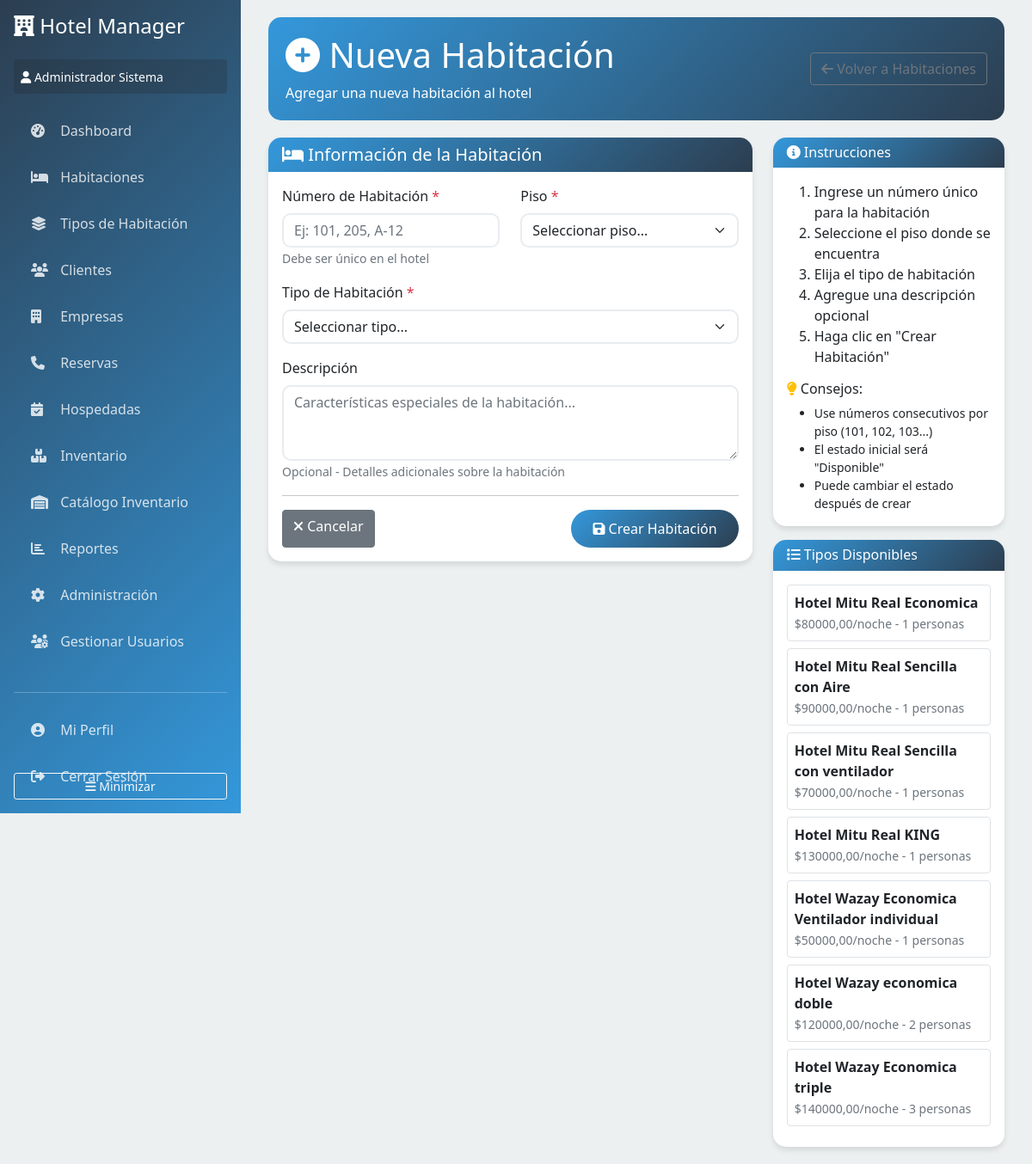
The page /habitaciones/crear/ (signed in) on the database its author committed.
### hotel/models.py (models this page shows, shortened)
class TipoHabitacion(models.Model):
    nombre = models.CharField(max_length=50, verbose_name="Tipo de Habitación")
    precio_por_noche = models.DecimalField(
        max_digits=10,
        decimal_places=2,
        validators=[MinValueValidator(Decimal('0.01'))],
        verbose_name="Precio por Noche"
    )
    descripcion = models.TextField(blank=True, verbose_name="Descripción")
    capacidad_personas = models.PositiveIntegerField(default=1, verbose_name="Capacidad de Personas")
    class Meta:
        verbose_name = "Tipo de Habitación"
        verbose_name_plural = "Tipos de Habitación"

### hotel/views.py (the view, shortened to what this page needs)
# urls.py: path('habitaciones/crear/', views.habitacion_create, name='habitacion_create'),
def habitacion_create(request):
    context = {
        'tipos_habitacion': TipoHabitacion.objects.all(),
        'pisos_disponibles': range(1, 11),  # Pisos del 1 al 10
    }
    return render(request, 'hotel/habitacion_create.html', context)

### templates/hotel/habitacion_create.html (shortened to what this page needs)
{% extends 'base.html' %}
{% block content %}
<div class="page-header d-flex justify-content-between align-items-center">
    <div>
        <h1><i class="fas fa-plus-circle"></i> Nueva Habitación</h1>
        <p class="mb-0">Agregar una nueva habitación al hotel</p>
    </div>
    <div>
        <a href="{% url 'hotel:habitaciones' %}" class="btn btn-outline-secondary">
            <i class="fas fa-arrow-left"></i> Volver a Habitaciones
        </a>
    </div>
</div>
<div class="row">
    <div class="col-md-8">
        <div class="card">
            <div class="card-header">
                <h5 class="mb-0"><i class="fas fa-bed"></i> Información de la Habitación</h5>
            </div>
            <div class="card-body">
                <form method="post">
                    <div class="row">
                        <div class="col-md-6 mb-3">
                            <label for="numero" class="form-label">Número de Habitación <span class="text-danger">*</span></label>
                            <input type="text" name="numero" id="numero" class="form-control"
                                   placeholder="Ej: 101, 205, A-12" required>
                            <small class="text-muted">Debe ser único en el hotel</small>
                        </div>
                        <div class="col-md-6 mb-3">
                            <label for="piso" class="form-label">Piso <span class="text-danger">*</span></label>
                            <select name="piso" id="piso" class="form-select" required>
                                <option value="">Seleccionar piso...</option>
                            </select>
                        </div>
                    </div>
                    <div class="mb-3">
                        <label for="tipo_id" class="form-label">Tipo de Habitación <span class="text-danger">*</span></label>
                        <select name="tipo_id" id="tipo_id" class="form-select" required onchange="actualizarInfoTipo()">
                            <option value="">Seleccionar tipo...</option>
                        </select>
                    </div>
                    <div class="mb-3">
                        <label for="descripcion" class="form-label">Descripción</label>
                        <textarea name="descripcion" id="descripcion" class="form-control" rows="3"
                                  placeholder="Características especiales de la habitación..."></textarea>
                        <small class="text-muted">Opcional - Detalles adicionales sobre la habitación</small>
                    </div>
                    <hr>
                    <div class="d-flex justify-content-between">
                        <a href="{% url 'hotel:habitaciones' %}" class="btn btn-secondary">
                            <i class="fas fa-times"></i> Cancelar
                        </a>
                        <button type="submit" class="btn btn-primary">
                            <i class="fas fa-save"></i> Crear Habitación
                        </button>
                    </div>
                </form>
            </div>
        </div>
    </div>
    <div class="col-md-4">
        <div class="card">
            <div class="card-header">
                <h6 class="mb-0"><i class="fas fa-info-circle"></i> Instrucciones</h6>
            </div>
            <div class="card-body">
                <ol class="mb-3">
                    <li>Ingrese un número único para la habitación</li>
                    <li>Seleccione el piso donde se encuentra</li>
                    <li>Elija el tipo de habitación</li>
                    <li>Agregue una descripción opcional</li>
                    <li>Haga clic en "Crear Habitación"</li>
                </ol>
                <h6><i class="fas fa-lightbulb text-warning"></i> Consejos:</h6>
                <ul class="small mb-0">
                    <li>Use números consecutivos por piso (101, 102, 103...)</li>
                    <li>El estado inicial será "Disponible"</li>
                    <li>Puede cambiar el estado después de crear</li>
                </ul>
            </div>
        </div>
        <div class="card mt-3">
            <div class="card-header">
                <h6 class="mb-0"><i class="fas fa-list"></i> Tipos Disponibles</h6>
            </div>
            <div class="card-body">
                {% for tipo in tipos_habitacion %}
                <div class="border rounded p-2 mb-2">
                    <strong>{{ tipo.nombre }}</strong><br>
                    <small class="text-muted">
                        ${{ tipo.precio_por_noche }}/noche - {{ tipo.capacidad_personas }} personas
                    </small>
                </div>
                {% endfor %}
            </div>
        </div>
    </div>
</div>
{% endblock %}

### templates/base.html (shortened to what this page needs)
<!DOCTYPE html>
<html lang="es">
<head>
    <link href="https://cdn.jsdelivr.net/npm/bootstrap@5.1.3/dist/css/bootstrap.min.css" rel="stylesheet">
    <link href="https://cdnjs.cloudflare.com/ajax/libs/font-awesome/6.4.0/css/all.min.css" rel="stylesheet">
</head>
<body>
    <nav class="sidebar" id="sidebar">
        <div class="p-3">
            <h4 class="text-white mb-4">
                <i class="fas fa-hotel"></i>
                <span>Hotel Manager</span>
            </h4>
            {% if user.is_authenticated %}
                <div class="text-white mb-3 p-2 bg-dark bg-opacity-25 rounded">
                    <small>
                        <i class="fas fa-user"></i>
                        <span>{{ user.get_full_name|default:user.username }}</span>
                    </small>
                </div>
            {% endif %}
            <ul class="nav flex-column">
                <li class="nav-item">
                    <a class="nav-link {% if request.resolver_match.url_name == 'dashboard' %}active{% endif %}" href="{% url 'hotel:dashboard' %}">
                        <i class="fas fa-tachometer-alt"></i>
                        <span>Dashboard</span>
                    </a>
                </li>
                <li class="nav-item">
                    <a class="nav-link {% if request.resolver_match.url_name == 'habitaciones' %}active{% endif %}" href="{% url 'hotel:habitaciones' %}">
                        <i class="fas fa-bed"></i>
                        <span>Habitaciones</span>
                    </a>
                </li>
                {% if not perfil or perfil.es_administrador %}
                    <li class="nav-item">
                        <a class="nav-link {% if request.resolver_match.url_name == 'tipos_habitacion' %}active{% endif %}" href="{% url 'hotel:tipos_habitacion' %}">
                            <i class="fas fa-layer-group"></i>
                            <span>Tipos de Habitación</span>
                        </a>
                    </li>
                {% endif %}
                <li class="nav-item">
                    <a class="nav-link {% if request.resolver_match.url_name == 'clientes' %}active{% endif %}" href="{% url 'hotel:clientes' %}">
                        <i class="fas fa-users"></i>
                        <span>Clientes</span>
                    </a>
                </li>
                <li class="nav-item">
                    <a class="nav-link {% if request.resolver_match.url_name == 'empresas' %}active{% endif %}" href="{% url 'hotel:empresas' %}">
                        <i class="fas fa-building"></i>
                        <span>Empresas</span>
                    </a>
                </li>
                <li class="nav-item">
                    <a class="nav-link {% if request.resolver_match.url_name == 'reservas' %}active{% endif %}" href="{% url 'hotel:reservas' %}">
                        <i class="fas fa-phone"></i>
                        <span>Reservas</span>
                    </a>
                </li>
                <li class="nav-item">
                    <a class="nav-link {% if request.resolver_match.url_name == 'hospedadas' %}active{% endif %}" href="{% url 'hotel:hospedadas' %}">
                        <i class="fas fa-calendar-check"></i>
                        <span>Hospedadas</span>
                    </a>
                </li>
                <li class="nav-item">
                    <a class="nav-link {% if request.resolver_match.url_name == 'inventario' %}active{% endif %}" href="{% url 'hotel:inventario' %}">
                        <i class="fas fa-boxes"></i>
                        <span>Inventario</span>
                    </a>
                </li>
                {% if not perfil or perfil.es_administrador %}
                    <li class="nav-item">
                        <a class="nav-link {% if request.resolver_match.url_name == 'gestionar_elementos_inventario' %}active{% endif %}" href="{% url 'hotel:gestionar_elementos_inventario' %}">
                            <i class="fas fa-warehouse"></i>
                            <span>Catálogo Inventario</span>
                        </a>
                    </li>
                    <li class="nav-item">
                        <a class="nav-link {% if request.resolver_match.url_name == 'reportes' %}active{% endif %}" href="{% url 'hotel:reportes' %}">
                            <i class="fas fa-chart-bar"></i>
                            <span>Reportes</span>
                        </a>
                    </li>
                    <li class="nav-item">
                        <a class="nav-link" href="/admin/" target="_blank">
                            <i class="fas fa-cog"></i>
                            <span>Administración</span>
                        </a>
                    </li>
                    <li class="nav-item">
                        <a class="nav-link {% if request.resolver_match.url_name == 'gestionar_usuarios' %}active{% endif %}" href="{% url 'hotel:gestionar_usuarios' %}">
                            <i class="fas fa-users-cog"></i>
                            <span>Gestionar Usuarios</span>
                        </a>
                    </li>
                {% endif %}
                {% if user.is_authenticated %}
                    <li class="nav-item mt-3">
                        <hr class="text-white">
                    </li>
                    <li class="nav-item">
                        <a class="nav-link {% if request.resolver_match.url_name == 'perfil_usuario' %}active{% endif %}" href="{% url 'hotel:perfil_usuario' %}">
                            <i class="fas fa-user-circle"></i>
                            <span>Mi Perfil</span>
                        </a>
                    </li>
                    <li class="nav-item">
                        <a class="nav-link" href="{% url 'hotel:logout' %}">
                            <i class="fas fa-sign-out-alt"></i>
                            <span>Cerrar Sesión</span>
                        </a>
                    </li>
                {% endif %}
            </ul>
        </div>
        <div class="position-absolute bottom-0 p-3 w-100">
            <button class="btn btn-outline-light btn-sm w-100" onclick="toggleSidebar()">
                <i class="fas fa-bars"></i>
                <span>Minimizar</span>
            </button>
        </div>
    </nav>
    <main class="main-content" id="main-content">
        <div class="container-fluid">
            {% block content %}{% endblock %}
        </div>
    </main>
</body>
</html>

### templates/base.html (style rules this page uses)
:root { --primary-color: #2c3e50; --secondary-color: #3498db; --success-color: #27ae60; --warning-color: #f39c12; --danger-color: #e74c3c; --light-bg: #ecf0f1; }
body { background-color: var(--light-bg); font-family: 'Segoe UI', Tahoma, Geneva, Verdana, sans-serif; }
.sidebar { background: linear-gradient(135deg, var(--primary-color), var(--secondary-color)); min-height: 100vh; position: fixed; top: 0; left: 0; width: 280px; z-index: 1000; transition: all 0.3s ease; }
.sidebar .nav-link { color: rgba(255, 255, 255, 0.8); padding: 15px 20px; border-radius: 0; transition: all 0.3s ease; }
.sidebar .nav-link i { width: 20px; margin-right: 10px; }
.main-content { margin-left: 280px; transition: all 0.3s ease; padding: 20px; }
.card { border: none; border-radius: 15px; box-shadow: 0 4px 6px rgba(0, 0, 0, 0.1); transition: transform 0.3s ease; }
.card-header { background: linear-gradient(135deg, var(--secondary-color), var(--primary-color)); color: white; border-radius: 15px 15px 0 0 !important; border: none; }
.btn-primary { background: linear-gradient(135deg, var(--secondary-color), var(--primary-color)); border: none; border-radius: 25px; padding: 10px 25px; transition: all 0.3s ease; }
.form-control, .form-select { border-radius: 10px; border: 2px solid #e9ecef; transition: all 0.3s ease; }
.page-header { background: linear-gradient(135deg, var(--secondary-color), var(--primary-color)); color: white; padding: 20px; border-radius: 15px; margin-bottom: 20px; }

### rows shown on the page
TipoHabitacion: nombre "Hotel Mitu Real Economica", precio_por_noche "80000,00", capacidad_personas "1"
TipoHabitacion: nombre "Hotel Mitu Real Sencilla con Aire", precio_por_noche "90000,00", capacidad_personas "1"
TipoHabitacion: nombre "Hotel Mitu Real Sencilla con ventilador", precio_por_noche "70000,00", capacidad_personas "1"
TipoHabitacion: nombre "Hotel Mitu Real KING", precio_por_noche "130000,00", capacidad_personas "1"
TipoHabitacion: nombre "Hotel Wazay Economica Ventilador individual", precio_por_noche "50000,00", capacidad_personas "1"
TipoHabitacion: nombre "Hotel Wazay economica doble", precio_por_noche "120000,00", capacidad_personas "2"
TipoHabitacion: nombre "Hotel Wazay Economica triple", precio_por_noche "140000,00", capacidad_personas "3"

### other values the page prints
{{ user.get_full_name|default:user.username }} "Administrador Sistema"
